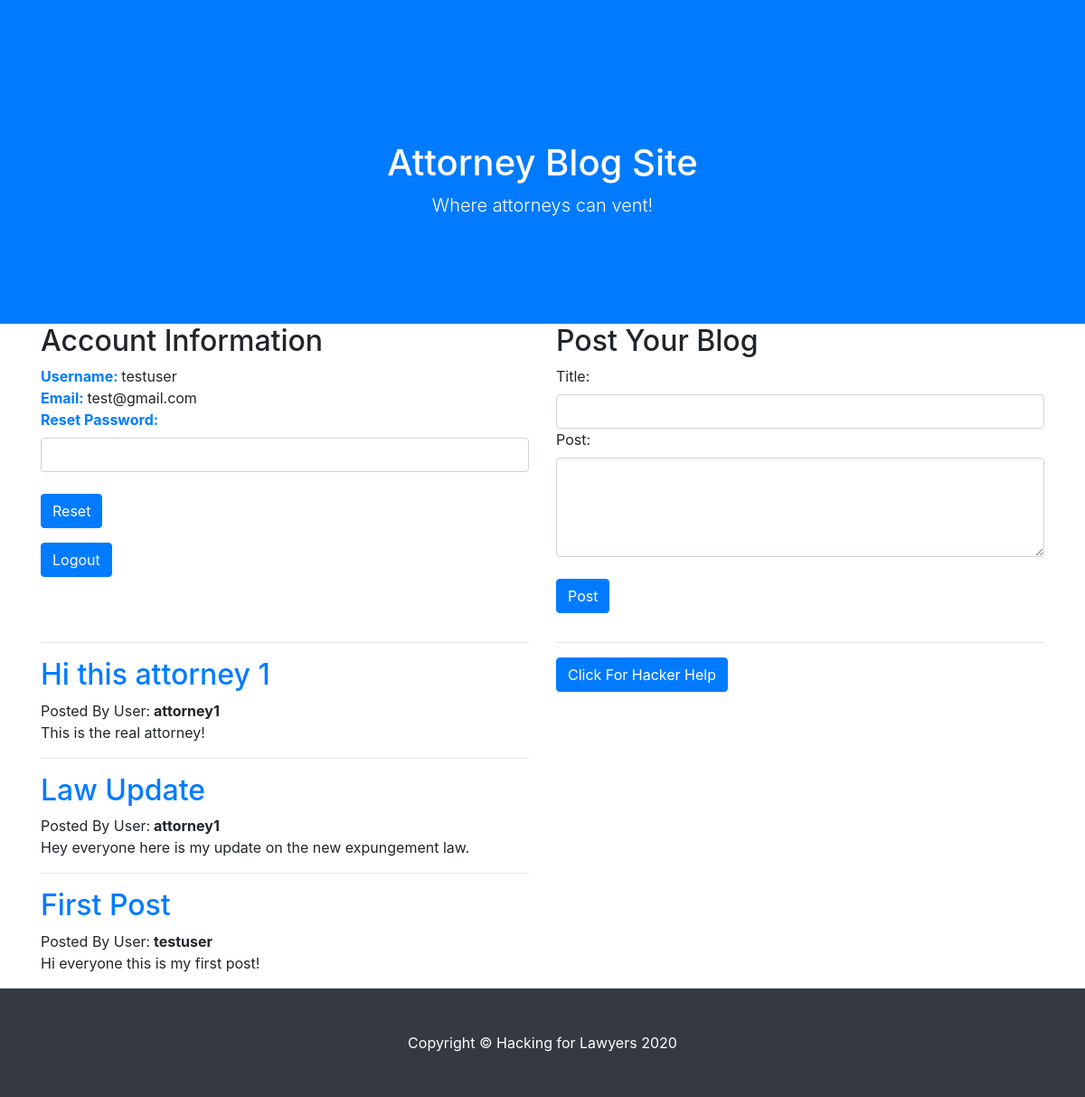
/app/blog/index.php (signed in), run on an earlier commit of the app's database.
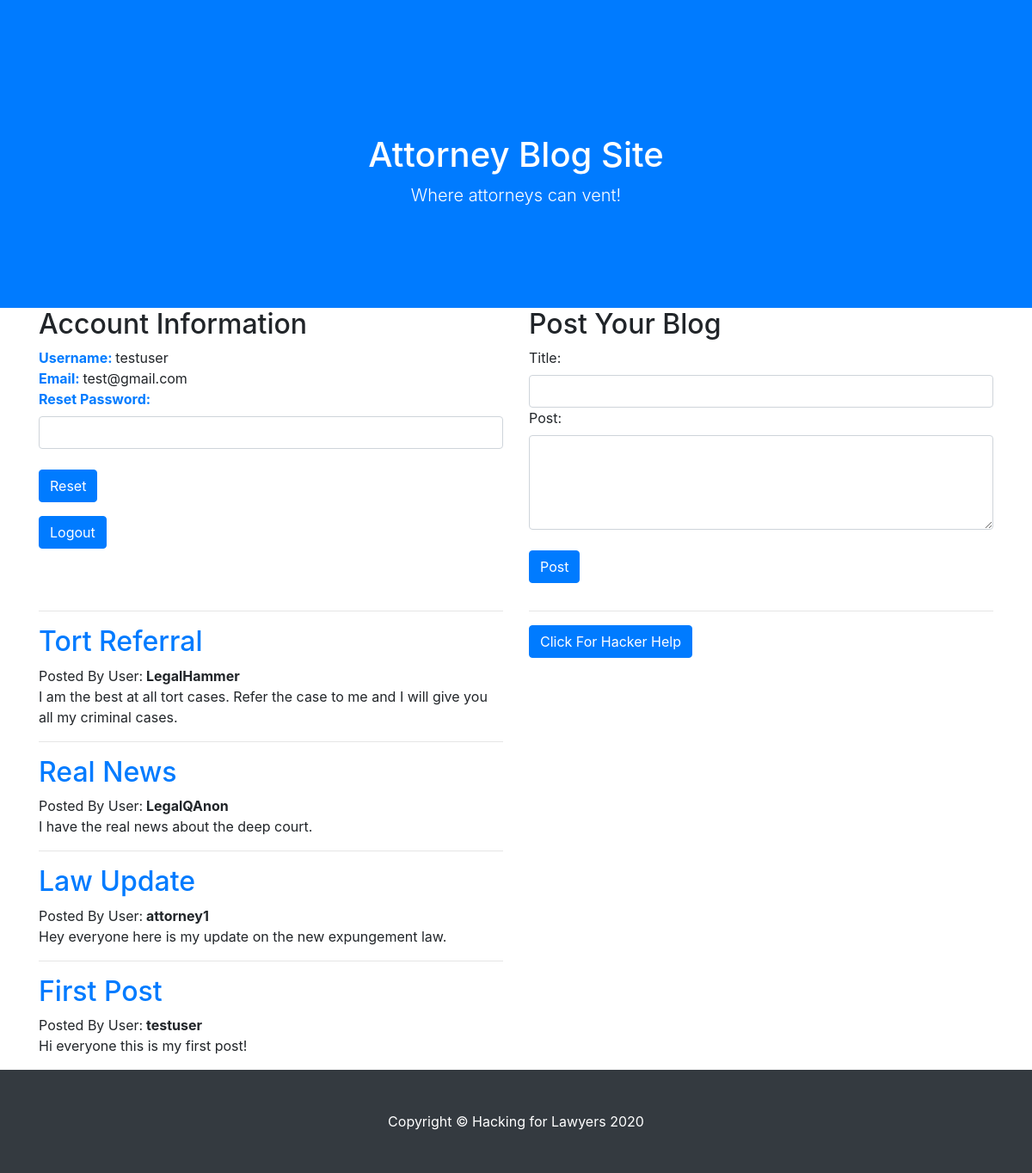
And on a later commit of the database.
### tables this page shows
CREATE TABLE `users` (
  `ID` int(11) NOT NULL,
  `username` varchar(500) NOT NULL,
  `password` varchar(500) NOT NULL,
  `email` varchar(500) NOT NULL
);

CREATE TABLE `blogposts` (
  `ID` int(11) NOT NULL,
  `blogtitle` varchar(100) NOT NULL,
  `blogpost` varchar(1000) NOT NULL,
  `username` varchar(100) NOT NULL,
  `Timestamp` timestamp NOT NULL DEFAULT CURRENT_TIMESTAMP
);

### app/blog/index.php (the view, shortened to what this page needs)
<?php
include '../sql.php';
?>
  <header class="bg-primary text-white">
    <div class="container text-center">
      <h1>Attorney Blog Site</h1>
      <p class="lead">Where attorneys can vent!</p>
    </div>
  </header>
  <div class="container">
      <div class="row">
        <div class="col-lg-6 ">
<?php
$login = False;
if(isset($_COOKIE['username']) || $login == True){
    echo "<h2>Account Information</h2>";
    if($login == True){
        $username = $_POST['username'];
    }else{
        $username = $_COOKIE['username'];
    }
    $sqlquery = "SELECT username, email FROM users WHERE username = '". $username . "'";
    $sql = $connection->query($sqlquery);
    $fullarray = $sql->fetch_all(MYSQLI_ASSOC);
    $fullarray = $fullarray[0];
    echo "<span class='text-primary font-weight-bold'>Username: </span><span id='accountinfousername'>" . $fullarray['username'] . "</span><br>";
    echo "<span class='text-primary font-weight-bold'>Email: </span><span>" . $fullarray['email'] . "</span><br>";
    echo '<div class="form-group">
            <form method = "post" action="index.php">
              <label for "resetpassword" class="text-primary font-weight-bold">Reset Password:</label><br>
              <input id="resetpassword" type="text" name="resetpassword" class="form-control">
              <br>
              <button type="submit" id="resetpasswordbutton" class="btn btn-primary">Reset</button>
            </form>
          </div>';
          echo '<div class="form-group">
          <form method = "post" action="index.php">
            <input id="logout" type="hidden" name="logout" value="true">
            <button type="submit" id="logoutbutton" class="btn btn-primary">Logout</button>
          </form>
        </div>';
}
?>
</div>
<div class="col-lg-6">
<?php
if(isset($_COOKIE['username']) || $login == True){
echo'<div class="form-group">
            <h2> Post Your Blog</h2>
            <form method = "post" action="index.php">
              <label for "blogtitle">Title:</label><br>
              <input id="blogtitle" type="text" name="blogtitle" class="form-control">
              <label for "blogpost">Post:</label><br>
              <textarea id="blogpost" type="text-area" name="blogpost" class="form-control" rows=4></textarea>
              <br>
              <button id="submitpostbutton" type="submit" class="btn btn-primary">Post</button>
            </form>
          </div>';
}else{
    echo "<h2 class='text-primary text-center'>Please login to post</h2>";
}
?>
</div>
</div>
</div>
<div class="container">
      <div class="row">
        <div class="col-lg-6 ">
<?php
    $sql = $connection->query("SELECT * FROM blogposts ORDER BY ID DESC");
    $fullarray = $sql->fetch_all(MYSQLI_ASSOC);
    foreach($fullarray as $blogpost){
        echo("<hr>");
        echo("<h2 class='text-primary'>" . $blogpost['blogtitle'] . "</h2>");
        echo("<span> Posted By User:</span><span class='font-weight-bold'> " . $blogpost['username'] . "</span>");
        echo("<p>" . $blogpost['blogpost'] . "</p>");
    }
?>
        </div>
        <div class="col-lg-6 ">
            <hr>
            <button class='btn btn-primary' data-toggle="collapse" data-target="#hackerhelp">Click For Hacker Help</button>
        </div>
    </div>
</div>

What changed in the data, as far as the page shows it:
removed blogposts: blogtitle "Hi this attorney 1", username "attorney1", blogpost "This is the real attorney!"
added blogposts: blogtitle "Tort Referral", username "LegalHammer", blogpost "I am the best at all tort cases. Refer the case to me and I will give you all my criminal cases."
added blogposts: blogtitle "Real News", username "LegalQAnon", blogpost "I have the real news about the deep court."
